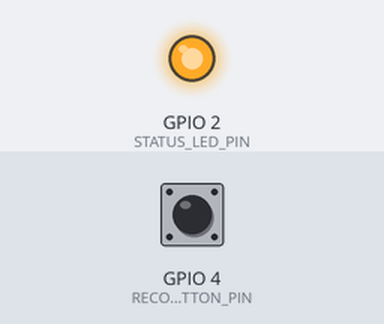
A sketch run on a simulated ESP32-S3. Shown: output pins drawn as LEDs (lit = HIGH). The inputs (shaded band) are chosen by the test bench; at power-on: GPIO 4 (RECORD_BUTTON_PIN) HIGH. WiFi joins after 1.5 s; servers stay silent unless stated; I2S audio is not simulated (input reads silence); uploads are accepted with an empty reply; what the sketch prints to the serial monitor is not drawn.

Above: at 2.7 s.
2.8 s: GPIO 4 (RECORD_BUTTON_PIN) pulled LOW for 0.15 s
At 3.5 s:
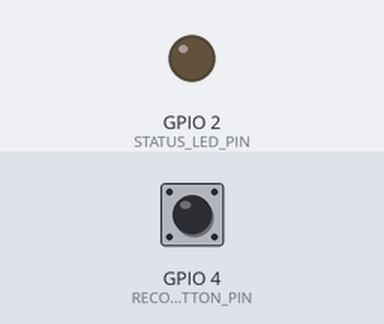
Timing chart, 0 to 9.4 s (numbered marks = the images above; inputs shaded):
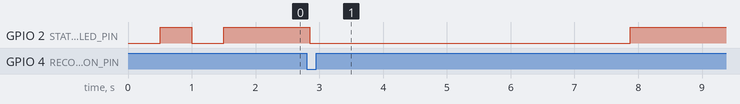

Measured:
- after the input at 2.8 s, GPIO 2 (STATUS_LED_PIN): HIGH → LOW after 0.05 s, → HIGH 5.0 s later

The sketch:

esp32_stethoscope_firmware.ino
```cpp
/*
 * CardioPulse AI - ESP32 Electronic Stethoscope Firmware
 *
 * Hardware Requirements:
 * 1. ESP32 Development Board (ESP32-WROOM-32 / ESP32-S3)
 * 2. Electronic Stethoscope Module or INMP441 I2S Microphone / MAX9814 ADC
 * 3. Push Button (Record Trigger) on Pin GPIO 4
 * 4. Status LED on Pin GPIO 2
 *
 * I2S Microphone Pinout (INMP441):
 * - SCK  -> GPIO 14
 * - WS   -> GPIO 15
 * - SD   -> GPIO 32
 * - L/R  -> GND (Left Channel)
 * - VDD  -> 3.3V
 * - GND  -> GND
 */

#include <WiFi.h>
#include <HTTPClient.h>
#include <driver/i2s.h>

// ================= USER CONFIGURATION =================
const char* WIFI_SSID     = "YOUR_WIFI_NAME";        // <--- Change to your Wi-Fi SSID
const char* WIFI_PASSWORD = "YOUR_WIFI_PASSWORD";    // <--- Change to your Wi-Fi Password
const char* SERVER_URL    = "http://10.124.3.43:5000/api/esp32/upload"; // <--- Change PC IP

#define RECORD_BUTTON_PIN 4
#define STATUS_LED_PIN    2
#define SAMPLE_RATE       16000
#define RECORD_TIME_SEC   5
#define BUFFER_SIZE       (SAMPLE_RATE * RECORD_TIME_SEC * 2) // 16-bit PCM = 160,000 bytes

// I2S Configuration
#define I2S_WS            15
#define I2S_SCK           14
#define I2S_SD            32
#define I2S_PORT          I2S_NUM_0

uint8_t* pcm_buffer = NULL;

void setupI2S() {
    i2s_config_t i2s_config = {
        .mode = (i2s_mode_t)(I2S_MODE_MASTER | I2S_MODE_RX),
        .sample_rate = SAMPLE_RATE,
        .bits_per_sample = I2S_BITS_PER_SAMPLE_16BIT,
        .channel_format = I2S_CHANNEL_FMT_ONLY_LEFT,
        .communication_format = I2S_COMM_FORMAT_STAND_I2S,
        .intr_alloc_flags = ESP_INTR_FLAG_LEVEL1,
        .dma_buf_count = 8,
        .dma_buf_len = 1024,
        .use_apll = false
    };

    i2s_pin_config_t pin_config = {
        .bck_io_num = I2S_SCK,
        .ws_io_num = I2S_WS,
        .data_out_num = I2S_PIN_NO_CHANGE,
        .data_in_num = I2S_SD
    };

    i2s_driver_install(I2S_PORT, &i2s_config, 0, NULL);
    i2s_set_pin(I2S_PORT, &pin_config);
}

void setup() {
    Serial.begin(115200);
    pinMode(RECORD_BUTTON_PIN, INPUT_PULLUP);
    pinMode(STATUS_LED_PIN, OUTPUT);
    digitalWrite(STATUS_LED_PIN, LOW);

    pcm_buffer = (uint8_t*) malloc(BUFFER_SIZE);
    if (!pcm_buffer) {
        Serial.println("[!] RAM Allocation Failed!");
        while (1);
    }

    Serial.printf("[*] Connecting to Wi-Fi: %s\n", WIFI_SSID);
    WiFi.begin(WIFI_SSID, WIFI_PASSWORD);
    while (WiFi.status() != WL_CONNECTED) {
        delay(500);
        Serial.print(".");
        digitalWrite(STATUS_LED_PIN, !digitalRead(STATUS_LED_PIN));
    }
    digitalWrite(STATUS_LED_PIN, HIGH);
    Serial.println("\n[+] Wi-Fi Connected!");
    Serial.printf("[+] ESP32 IP Address: %s\n", WiFi.localIP().toString().c_str());

    setupI2S();
    Serial.println("[+] Electronic Stethoscope Ready! Press Button on GPIO 4 to Record.");
}

void writeWavHeader(uint8_t* header, uint32_t pcmDataSize) {
    uint32_t fileSize = pcmDataSize + 36;
    uint32_t sampleRate = SAMPLE_RATE;
    uint32_t byteRate = SAMPLE_RATE * 1 * 2;

    memcpy(header, "RIFF", 4);
    memcpy(header + 4, &fileSize, 4);
    memcpy(header + 8, "WAVEfmt ", 8);

    uint32_t subchunk1Size = 16;
    uint16_t audioFormat = 1; // PCM
    uint16_t numChannels = 1; // Mono
    uint16_t bitsPerSample = 16;
    uint16_t blockAlign = 2;

    memcpy(header + 16, &subchunk1Size, 4);
    memcpy(header + 20, &audioFormat, 2);
    memcpy(header + 22, &numChannels, 2);
    memcpy(header + 24, &sampleRate, 4);
    memcpy(header + 28, &byteRate, 4);
    memcpy(header + 32, &blockAlign, 2);
    memcpy(header + 34, &bitsPerSample, 2);
    memcpy(header + 36, "data", 4);
    memcpy(header + 40, &pcmDataSize, 4);
}

void sendAudioToServer() {
    if (WiFi.status() != WL_CONNECTED) {
        Serial.println("[!] Wi-Fi Disconnected!");
        return;
    }

    HTTPClient http;
    http.begin(SERVER_URL);
    http.addHeader("Content-Type", "audio/wav");

    uint8_t wavHeader[44];
    writeWavHeader(wavHeader, BUFFER_SIZE);

    uint8_t* fullWavPayload = (uint8_t*) malloc(44 + BUFFER_SIZE);
    memcpy(fullWavPayload, wavHeader, 44);
    memcpy(fullWavPayload + 44, pcm_buffer, BUFFER_SIZE);

    Serial.println("[*] Transmitting 5s Stethoscope Recording to CardioPulse AI...");
    int httpResponseCode = http.POST(fullWavPayload, 44 + BUFFER_SIZE);

    if (httpResponseCode > 0) {
        String response = http.getString();
        Serial.printf("[+] Server Response (%d): %s\n", httpResponseCode, response.c_str());

        if (response.indexOf("normal") > 0) {
            digitalWrite(STATUS_LED_PIN, LOW); delay(200);
            digitalWrite(STATUS_LED_PIN, HIGH); delay(500);
        } else if (response.indexOf("murmur") > 0) {
            for (int i = 0; i < 3; i++) {
                digitalWrite(STATUS_LED_PIN, LOW); delay(150);
                digitalWrite(STATUS_LED_PIN, HIGH); delay(150);
            }
        }
    } else {
        Serial.printf("[!] HTTP POST Error: %s\n", http.errorToString(httpResponseCode).c_str());
    }

    free(fullWavPayload);
    http.end();
}

void loop() {
    if (digitalRead(RECORD_BUTTON_PIN) == LOW) {
        delay(50);
        if (digitalRead(RECORD_BUTTON_PIN) == LOW) {
            Serial.println("\n[*] Recording Stethoscope Sound (5 seconds)...");
            digitalWrite(STATUS_LED_PIN, LOW);

            size_t bytesRead = 0;
            size_t totalBytesRead = 0;

            while (totalBytesRead < BUFFER_SIZE) {
                i2s_read(I2S_PORT, pcm_buffer + totalBytesRead, 1024, &bytesRead, portMAX_DELAY);
                totalBytesRead += bytesRead;
            }

            digitalWrite(STATUS_LED_PIN, HIGH);
            Serial.println("[+] Recording Complete! Sending over Wi-Fi...");
            sendAudioToServer();

            delay(1000);
        }
    }
    delay(10);
}
```
